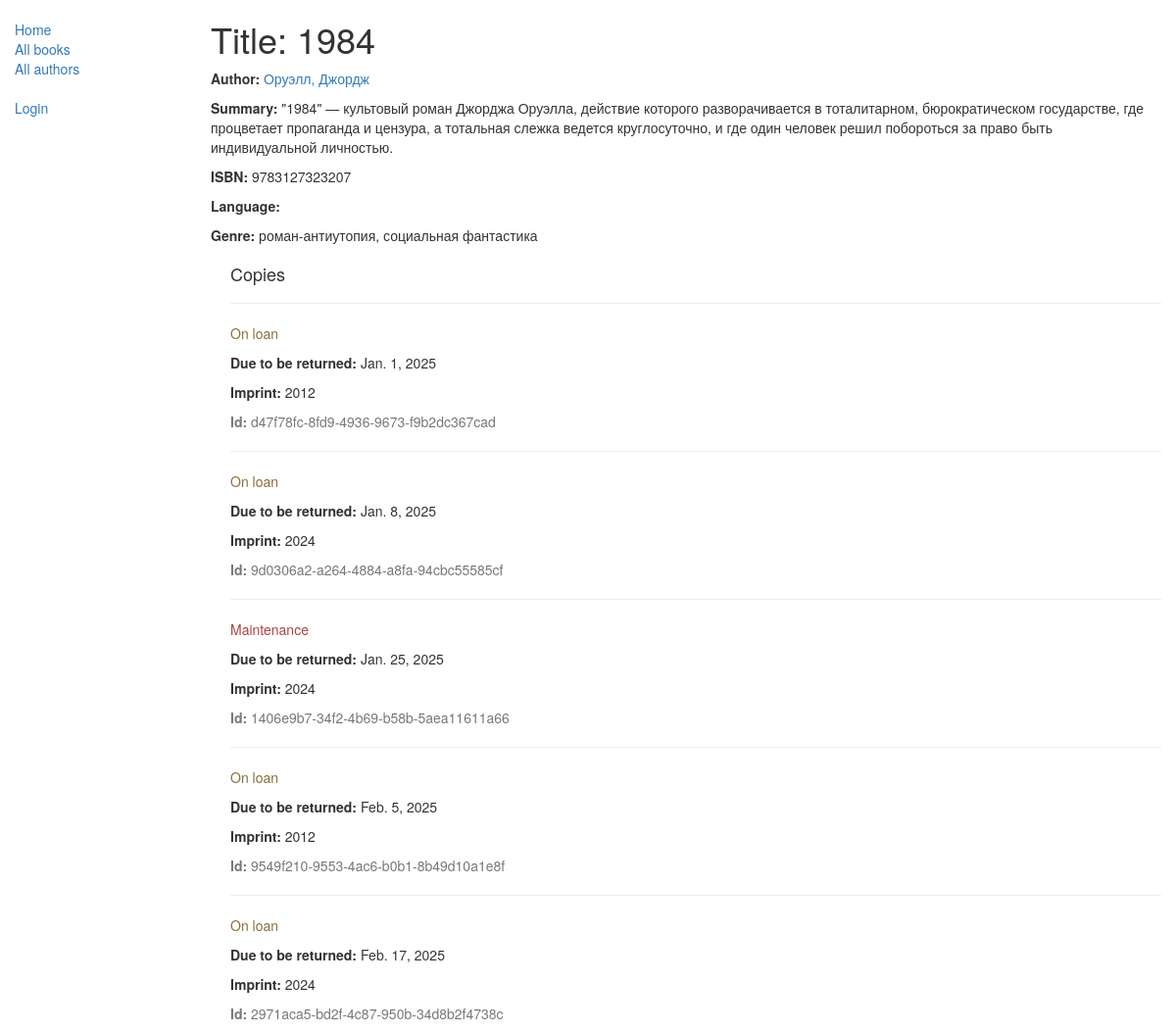
/catalog/book/1, run on the app's committed database.
### catalog/models.py (models this page shows, shortened)
class Book(models.Model):
    title = models.CharField(max_length=200)
    author = models.ForeignKey('Author', on_delete=models.SET_NULL, null=True)
    summary = models.TextField(max_length=1000, help_text="Enter a brief description of the book")
    isbn = models.CharField('ISBN',max_length=13, help_text='13 Character <a href="https://www.isbn-international.org/content/what-isbn">ISBN number</a>')
    genre = models.ManyToManyField(Genre, help_text="Select a genre for this book.")
    def display_genre(self):
        """
        Creates a string for the Genre. This is required to display genre in Admin.
        """
        return ', '.join([ genre.name for genre in self.genre.all()[:3] ])
    display_genre.short_description = 'Genre'

class Author(models.Model):
    first_name = models.CharField(max_length=100)
    last_name = models.CharField(max_length=100)
    date_of_birth = models.DateField(null=True, blank=True)
    date_of_death = models.DateField('Died', null=True, blank=True)
    def __str__(self):
        return '%s, %s' % (self.last_name, self.first_name)

class Genre(models.Model):
    name = models.CharField(max_length=200, help_text="Enter a book genre (e.g. Science Fiction, French Poetry etc.)")
    def __str__(self):
        return self.name

class BookInstance(models.Model):
    id = models.UUIDField(primary_key=True, default=uuid.uuid4, help_text="Unique ID for this particular book across whole library")
    book = models.ForeignKey('Book', on_delete=models.SET_NULL, null=True)
    imprint = models.CharField(max_length=200)
    due_back = models.DateField(null=True, blank=True)
    borrower = models.ForeignKey(User, on_delete=models.SET_NULL, null=True, blank=True)
    LOAN_STATUS = (
        ('m', 'Maintenance'),
        ('o', 'On loan'),
        ('a', 'Available'),
        ('r', 'Reserved'),
    )
    status = models.CharField(max_length=1, choices=LOAN_STATUS, blank=True, default='m', help_text='Book availability')
    class Meta:
        ordering = ["due_back"]
        permissions = (("can_mark_returned", "Set book as returned"),)

### catalog/views.py (the view)
# urls.py: path('book/<int:pk>', views.BookDetailView.as_view(), name='book-detail'),
class BookDetailView(generic.DetailView):
    model = Book

### catalog/templates/catalog/book_detail.html (shortened to what this page needs)
{% extends "base_generic.html" %}
{% block content %}
  <h1>Title: {{ book.title }}</h1>
  <p><strong>Author:</strong> <a href="{% url 'author-detail' book.author.pk %}">{{ book.author }}</a></p>
  <p><strong>Summary:</strong> {{ book.summary }}</p>
  <p><strong>ISBN:</strong> {{ book.isbn }}</p>
  <p><strong>Language:</strong> {{ book.language }}</p>
  <p><strong>Genre:</strong> {{ book.genre.all|join:", " }}</p>
  <div style="margin-left:20px;margin-top:20px">
    <h4>Copies</h4>
    {% for copy in book.bookinstance_set.all %}
      <hr />
      <p
        class="{% if copy.status == 'a' %}text-success{% elif copy.status == 'm' %}text-danger{% else %}text-warning{% endif %}">
        {{ copy.get_status_display }}
      </p>
      {% if copy.status != 'a' %}
        <p><strong>Due to be returned:</strong> {{ copy.due_back }}</p>
      {% endif %}
      <p><strong>Imprint:</strong> {{ copy.imprint }}</p>
      <p class="text-muted"><strong>Id:</strong> {{ copy.id }}</p>
    {% endfor %}
  </div>
{% endblock %}

### data on the page
Book: title "1984", author "Оруэлл, Джордж", summary "\"1984\" — культовый роман Джорджа Оруэлла, действие которого разворачивается в тоталитарном, бюрократическом государстве, где процветает пропаганда и цензура, а тотальная слежка ведется круглосуточно, и где один человек решил побороться за право быть индивидуальной личностью.", isbn "9783127323207", genre.all "роман-антиутопия, социальная фантастика"
BookInstance: status "On loan", due_back "Jan. 1, 2025", imprint "2012", id "d47f78fc-8fd9-4936-9673-f9b2dc367cad"
BookInstance: status "On loan", due_back "Jan. 8, 2025", imprint "2024", id "9d0306a2-a264-4884-a8fa-94cbc55585cf"
BookInstance: status "Maintenance", due_back "Jan. 25, 2025", imprint "2024", id "1406e9b7-34f2-4b69-b58b-5aea11611a66"
BookInstance: status "On loan", due_back "Feb. 5, 2025", imprint "2012", id "9549f210-9553-4ac6-b0b1-8b49d10a1e8f"
BookInstance: status "On loan", due_back "Feb. 17, 2025", imprint "2024", id "2971aca5-bd2f-4c87-950b-34d8b2f4738c"
